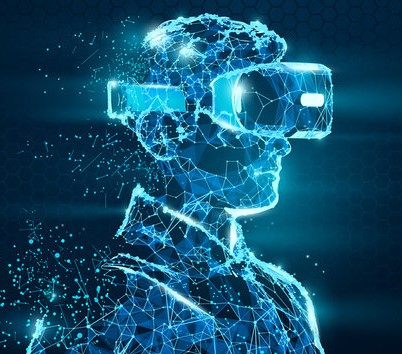
#> input picture images/img.jpg, 402 x 354 px
$ python e_18_morphological.py
#> lines starting #> are read from the running program, lines starting #| are printed output that depends on the picture
import cv2 as cv
import numpy as np
import matplotlib.pyplot as plt

image = cv.imread('images/img.jpg')
#> image is the input picture: shape (354, 402, 3); mean B, G, R 108.3, 79.3, 18.7

grey = cv.cvtColor(image, cv.COLOR_BGR2GRAY)
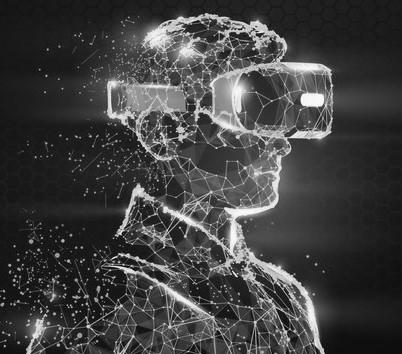
#> grey: shape (354, 402); min 4, max 251, mean 64.5
p,grey = cv.threshold(image,150, 255, cv.THRESH_BINARY_INV)
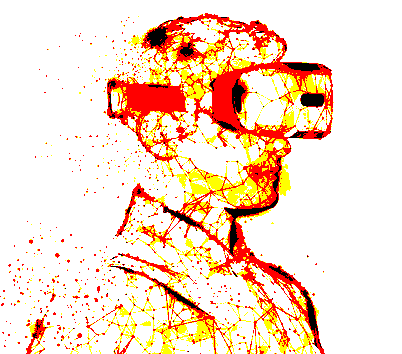
#> grey: shape (354, 402, 3); mean B, G, R 199.2, 221.1, 249.4

print(grey.shape)
#| (354, 402, 3)

kernel = np.ones((2, 2), 'uint8')

dilate = cv.dilate(grey, kernel)
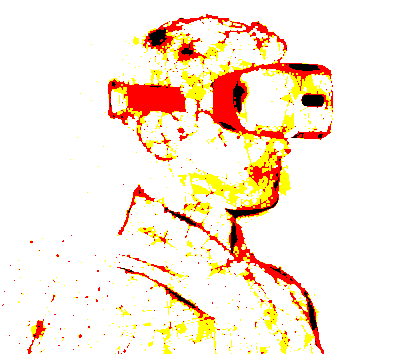
#> dilate: shape (354, 402, 3); mean B, G, R 217.3, 234.4, 251.7
erode = cv.erode(grey, kernel)
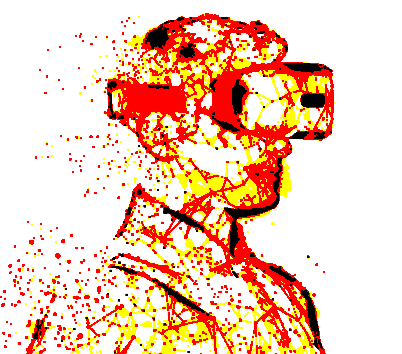
#> erode: shape (354, 402, 3); mean B, G, R 180.2, 205, 246.4
open_method = cv.morphologyEx(grey, cv.MORPH_OPEN, kernel)
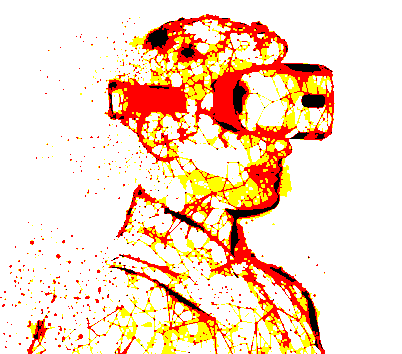
#> open_method: shape (354, 402, 3); mean B, G, R 195.1, 219.1, 249.2
close = cv.morphologyEx(grey, cv.MORPH_CLOSE, kernel)
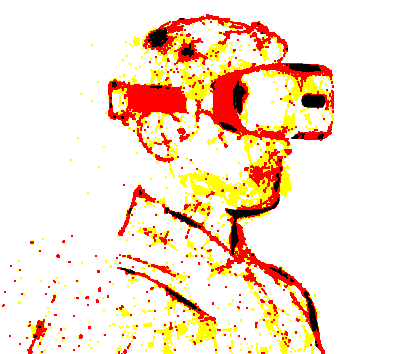
#> close: shape (354, 402, 3); mean B, G, R 206.2, 227.2, 250.3
gradient = cv.morphologyEx(grey, cv.MORPH_GRADIENT, kernel)
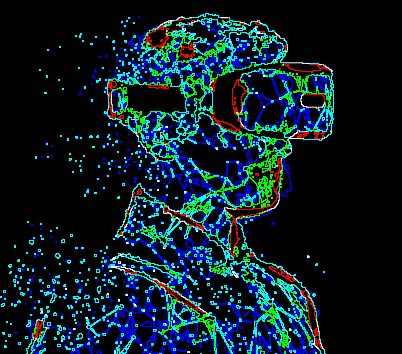
#> gradient: shape (354, 402, 3); mean B, G, R 37.1, 29.4, 5.3


images = {'dilate': dilate, 'erode': erode, 'open': open_method, 'close': close, 'grad':gradient}


j = 1
# morphological transformations
for i in images:
    plt.subplot(2, 3, j)
    plt.title(i)
    plt.imshow(images[i], 'gray')
    j += 1
#> this loop made 5 passes
#> i on passes 1 to 5: 'dilate', 'erode', 'open', 'close', 'grad'
#> after the loop, j = 6

plt.show()
#> figure, not shown here; B, G, R data is drawn as R, G, B


# cv.destroyAllWindows()
